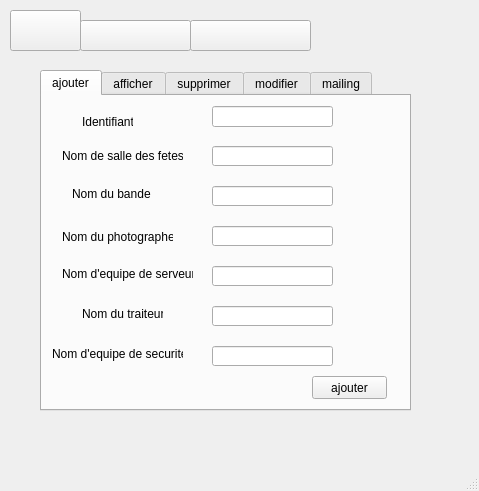
<?xml version="1.0" encoding="UTF-8"?>
<ui version="4.0">
 <class>MainWindow</class>
 <widget class="QMainWindow" name="MainWindow">
  <property name="geometry">
   <rect>
    <x>0</x>
    <y>0</y>
    <width>479</width>
    <height>491</height>
   </rect>
  </property>
  <property name="windowTitle">
   <string>MainWindow</string>
  </property>
  <widget class="QWidget" name="centralwidget">
   <widget class="QStackedWidget" name="stackedWidget">
    <property name="geometry">
     <rect>
      <x>10</x>
      <y>10</y>
      <width>441</width>
      <height>431</height>
     </rect>
    </property>
    <property name="styleSheet">
     <string notr="true">background-image: url(:/res/image/image5.png);</string>
    </property>
    <property name="currentIndex">
     <number>3</number>
    </property>
    <widget class="QWidget" name="page">
     <property name="styleSheet">
      <string notr="true">background-image: url(:/res/image/Capture.PNG);</string>
     </property>
     <widget class="QPushButton" name="pushButton_3">
      <property name="geometry">
       <rect>
        <x>120</x>
        <y>280</y>
        <width>191</width>
        <height>41</height>
       </rect>
      </property>
      <property name="styleSheet">
       <string notr="true">background-image: url(:/res/image/Capture1.PNG);
background-image: url(:/res/image/Capture1.PNG);
background-image: url(:/res/image/Capture1.PNG);</string>
      </property>
      <property name="text">
       <string/>
      </property>
     </widget>
     <widget class="QLineEdit" name="lineEdit_4">
      <property name="geometry">
       <rect>
        <x>120</x>
        <y>180</y>
        <width>191</width>
        <height>31</height>
       </rect>
      </property>
      <property name="styleSheet">
       <string notr="true">background-image: url(:/res/image/Capture5.png);</string>
      </property>
      <property name="text">
       <string/>
      </property>
     </widget>
     <widget class="QLineEdit" name="lineEdit_3">
      <property name="geometry">
       <rect>
        <x>120</x>
        <y>230</y>
        <width>191</width>
        <height>41</height>
       </rect>
      </property>
      <property name="styleSheet">
       <string notr="true">background-image: url(:/res/image/Capture5.png);</string>
      </property>
      <property name="inputMask">
       <string/>
      </property>
      <property name="text">
       <string/>
      </property>
     </widget>
    </widget>
    <widget class="QWidget" name="page_2">
     <property name="styleSheet">
      <string notr="true">background-image: url(:/res/image/Capture2.PNG);</string>
     </property>
     <widget class="QPushButton" name="pushButton_4">
      <property name="geometry">
       <rect>
        <x>0</x>
        <y>390</y>
        <width>181</width>
        <height>41</height>
       </rect>
      </property>
      <property name="styleSheet">
       <string notr="true">background-image: url(:/res/image/image 1.png);</string>
      </property>
      <property name="text">
       <string/>
      </property>
     </widget>
     <widget class="QPushButton" name="pushButton_5">
      <property name="geometry">
       <rect>
        <x>0</x>
        <y>0</y>
        <width>71</width>
        <height>41</height>
       </rect>
      </property>
      <property name="styleSheet">
       <string notr="true">background-image: url(:/res/image/image 2.png);</string>
      </property>
      <property name="text">
       <string/>
      </property>
     </widget>
     <widget class="QPushButton" name="pushButton_21">
      <property name="geometry">
       <rect>
        <x>70</x>
        <y>10</y>
        <width>141</width>
        <height>31</height>
       </rect>
      </property>
      <property name="styleSheet">
       <string notr="true">background-image: url(:/res/image/image 3.png);</string>
      </property>
      <property name="text">
       <string/>
      </property>
     </widget>
     <widget class="QPushButton" name="pushButton_20">
      <property name="geometry">
       <rect>
        <x>210</x>
        <y>10</y>
        <width>141</width>
        <height>31</height>
       </rect>
      </property>
      <property name="styleSheet">
       <string notr="true">background-image: url(:/res/image/image 4.png);</string>
      </property>
      <property name="text">
       <string/>
      </property>
     </widget>
    </widget>
    <widget class="QWidget" name="page_3">
     <property name="styleSheet">
      <string notr="true">background-image: url(:/res/image/image5.png);</string>
     </property>
     <widget class="QPushButton" name="pushButton_15">
      <property name="geometry">
       <rect>
        <x>0</x>
        <y>0</y>
        <width>71</width>
        <height>41</height>
       </rect>
      </property>
      <property name="styleSheet">
       <string notr="true">background-image: url(:/res/image/image 2.png);</string>
      </property>
      <property name="text">
       <string/>
      </property>
     </widget>
     <widget class="QTabWidget" name="tabWidget">
      <property name="geometry">
       <rect>
        <x>30</x>
        <y>50</y>
        <width>371</width>
        <height>341</height>
       </rect>
      </property>
      <property name="styleSheet">
       <string notr="true">background-image: url(:/res/image/image6.png);</string>
      </property>
      <property name="currentIndex">
       <number>0</number>
      </property>
      <widget class="QWidget" name="tab">
       <attribute name="title">
        <string>Ajouter</string>
       </attribute>
       <widget class="QLabel" name="label">
        <property name="geometry">
         <rect>
          <x>20</x>
          <y>20</y>
          <width>51</width>
          <height>31</height>
         </rect>
        </property>
        <property name="text">
         <string>Identifiant</string>
        </property>
       </widget>
       <widget class="QLineEdit" name="lineEdit_id">
        <property name="geometry">
         <rect>
          <x>100</x>
          <y>20</y>
          <width>113</width>
          <height>20</height>
         </rect>
        </property>
       </widget>
       <widget class="QLabel" name="label_2">
        <property name="geometry">
         <rect>
          <x>30</x>
          <y>50</y>
          <width>47</width>
          <height>14</height>
         </rect>
        </property>
        <property name="text">
         <string>nom</string>
        </property>
       </widget>
       <widget class="QLabel" name="label_3">
        <property name="geometry">
         <rect>
          <x>30</x>
          <y>80</y>
          <width>47</width>
          <height>14</height>
         </rect>
        </property>
        <property name="text">
         <string>prenom</string>
        </property>
       </widget>
       <widget class="QLineEdit" name="lineEdit_nom">
        <property name="geometry">
         <rect>
          <x>100</x>
          <y>50</y>
          <width>113</width>
          <height>20</height>
         </rect>
        </property>
       </widget>
       <widget class="QLineEdit" name="lineEdit_prenom">
        <property name="geometry">
         <rect>
          <x>100</x>
          <y>80</y>
          <width>113</width>
          <height>20</height>
         </rect>
        </property>
       </widget>
       <widget class="QPushButton" name="pushButton_ajouter">
        <property name="geometry">
         <rect>
          <x>270</x>
          <y>250</y>
          <width>75</width>
          <height>23</height>
         </rect>
        </property>
        <property name="text">
         <string>ajouter</string>
        </property>
       </widget>
       <widget class="QLabel" name="label_5">
        <property name="geometry">
         <rect>
          <x>10</x>
          <y>110</y>
          <width>81</width>
          <height>21</height>
         </rect>
        </property>
        <property name="text">
         <string>Types  de fetes</string>
        </property>
       </widget>
       <widget class="QLineEdit" name="lineEdit">
        <property name="geometry">
         <rect>
          <x>100</x>
          <y>110</y>
          <width>113</width>
          <height>20</height>
         </rect>
        </property>
       </widget>
       <widget class="QLabel" name="label_11">
        <property name="geometry">
         <rect>
          <x>0</x>
          <y>130</y>
          <width>101</width>
          <height>31</height>
         </rect>
        </property>
        <property name="text">
         <string>Date de reservation</string>
        </property>
       </widget>
       <widget class="QLineEdit" name="lineEdit_date">
        <property name="geometry">
         <rect>
          <x>100</x>
          <y>140</y>
          <width>113</width>
          <height>20</height>
         </rect>
        </property>
       </widget>
       <widget class="QLabel" name="label_19">
        <property name="geometry">
         <rect>
          <x>10</x>
          <y>170</y>
          <width>81</width>
          <height>16</height>
         </rect>
        </property>
        <property name="text">
         <string>Identifiant client</string>
        </property>
       </widget>
       <widget class="QLineEdit" name="lineEdit_id_client">
        <property name="geometry">
         <rect>
          <x>100</x>
          <y>170</y>
          <width>113</width>
          <height>20</height>
         </rect>
        </property>
       </widget>
      </widget>
      <widget class="QWidget" name="tab_2">
       <attribute name="title">
        <string>Afficher</string>
       </attribute>
       <widget class="QTableView" name="tableView">
        <property name="geometry">
         <rect>
          <x>20</x>
          <y>10</y>
          <width>321</width>
          <height>251</height>
         </rect>
        </property>
       </widget>
       <widget class="QPushButton" name="pushButton_26">
        <property name="geometry">
         <rect>
          <x>260</x>
          <y>280</y>
          <width>93</width>
          <height>28</height>
         </rect>
        </property>
        <property name="text">
         <string>Trier</string>
        </property>
       </widget>
       <widget class="QLineEdit" name="lineEdit_7">
        <property name="geometry">
         <rect>
          <x>130</x>
          <y>283</y>
          <width>113</width>
          <height>22</height>
         </rect>
        </property>
       </widget>
       <widget class="QPushButton" name="pushButton_25">
        <property name="geometry">
         <rect>
          <x>20</x>
          <y>280</y>
          <width>93</width>
          <height>28</height>
         </rect>
        </property>
        <property name="text">
         <string>Rechercher</string>
        </property>
       </widget>
      </widget>
      <widget class="QWidget" name="tab_3">
       <attribute name="title">
        <string>Supprimer</string>
       </attribute>
       <widget class="QLabel" name="label_4">
        <property name="geometry">
         <rect>
          <x>30</x>
          <y>50</y>
          <width>51</width>
          <height>31</height>
         </rect>
        </property>
        <property name="text">
         <string>Identifiant</string>
        </property>
       </widget>
       <widget class="QLineEdit" name="reference_sup_e">
        <property name="geometry">
         <rect>
          <x>110</x>
          <y>60</y>
          <width>113</width>
          <height>20</height>
         </rect>
        </property>
       </widget>
       <widget class="QPushButton" name="pushButton">
        <property name="geometry">
         <rect>
          <x>260</x>
          <y>140</y>
          <width>75</width>
          <height>23</height>
         </rect>
        </property>
        <property name="text">
         <string>supprimer</string>
        </property>
       </widget>
      </widget>
      <widget class="QWidget" name="tab_4">
       <attribute name="title">
        <string>Modifier</string>
       </attribute>
       <widget class="QLabel" name="label_6">
        <property name="geometry">
         <rect>
          <x>40</x>
          <y>20</y>
          <width>81</width>
          <height>31</height>
         </rect>
        </property>
        <property name="text">
         <string>identifiant</string>
        </property>
       </widget>
       <widget class="QLineEdit" name="lineEdit_2">
        <property name="geometry">
         <rect>
          <x>160</x>
          <y>30</y>
          <width>113</width>
          <height>20</height>
         </rect>
        </property>
       </widget>
       <widget class="QPushButton" name="pushButton_2">
        <property name="geometry">
         <rect>
          <x>274</x>
          <y>280</y>
          <width>81</width>
          <height>23</height>
         </rect>
        </property>
        <property name="text">
         <string>modifier</string>
        </property>
       </widget>
       <widget class="QLineEdit" name="lineEdit_5">
        <property name="geometry">
         <rect>
          <x>160</x>
          <y>120</y>
          <width>113</width>
          <height>20</height>
         </rect>
        </property>
       </widget>
       <widget class="QLabel" name="label_13">
        <property name="geometry">
         <rect>
          <x>50</x>
          <y>60</y>
          <width>47</width>
          <height>14</height>
         </rect>
        </property>
        <property name="text">
         <string>nom</string>
        </property>
       </widget>
       <widget class="QLineEdit" name="lineEdit_prenom_3">
        <property name="geometry">
         <rect>
          <x>160</x>
          <y>90</y>
          <width>113</width>
          <height>20</height>
         </rect>
        </property>
       </widget>
       <widget class="QLabel" name="label_14">
        <property name="geometry">
         <rect>
          <x>30</x>
          <y>120</y>
          <width>81</width>
          <height>21</height>
         </rect>
        </property>
        <property name="text">
         <string>Types  de fetes</string>
        </property>
       </widget>
       <widget class="QLineEdit" name="lineEdit_nom_3">
        <property name="geometry">
         <rect>
          <x>160</x>
          <y>60</y>
          <width>113</width>
          <height>20</height>
         </rect>
        </property>
       </widget>
       <widget class="QLabel" name="label_15">
        <property name="geometry">
         <rect>
          <x>40</x>
          <y>90</y>
          <width>47</width>
          <height>14</height>
         </rect>
        </property>
        <property name="text">
         <string>prenom</string>
        </property>
       </widget>
       <widget class="QLabel" name="label_12">
        <property name="geometry">
         <rect>
          <x>20</x>
          <y>140</y>
          <width>101</width>
          <height>31</height>
         </rect>
        </property>
        <property name="text">
         <string>Date de reservation</string>
        </property>
       </widget>
       <widget class="QLineEdit" name="lineEdit_6">
        <property name="geometry">
         <rect>
          <x>160</x>
          <y>150</y>
          <width>113</width>
          <height>20</height>
         </rect>
        </property>
       </widget>
       <widget class="QLineEdit" name="lineEdit_id_client_2">
        <property name="geometry">
         <rect>
          <x>160</x>
          <y>180</y>
          <width>113</width>
          <height>20</height>
         </rect>
        </property>
       </widget>
       <widget class="QLabel" name="label_20">
        <property name="geometry">
         <rect>
          <x>30</x>
          <y>180</y>
          <width>81</width>
          <height>16</height>
         </rect>
        </property>
        <property name="text">
         <string>Identifiant client</string>
        </property>
       </widget>
      </widget>
      <widget class="QWidget" name="tab_5">
       <attribute name="title">
        <string>stat</string>
       </attribute>
       <widget class="QPushButton" name="stat_push">
        <property name="geometry">
         <rect>
          <x>80</x>
          <y>110</y>
          <width>151</width>
          <height>41</height>
         </rect>
        </property>
        <property name="text">
         <string>stat</string>
        </property>
       </widget>
      </widget>
     </widget>
     <widget class="QPushButton" name="pushButton_16">
      <property name="geometry">
       <rect>
        <x>70</x>
        <y>10</y>
        <width>121</width>
        <height>31</height>
       </rect>
      </property>
      <property name="styleSheet">
       <string notr="true">background-image: url(:/res/image/image 3.png);</string>
      </property>
      <property name="text">
       <string/>
      </property>
     </widget>
     <widget class="QPushButton" name="pushButton_18">
      <property name="geometry">
       <rect>
        <x>190</x>
        <y>10</y>
        <width>121</width>
        <height>31</height>
       </rect>
      </property>
      <property name="styleSheet">
       <string notr="true">background-image: url(:/res/image/image 4.png);</string>
      </property>
      <property name="text">
       <string/>
      </property>
     </widget>
    </widget>
    <widget class="QWidget" name="page_4">
     <widget class="QTabWidget" name="tabWidget_3">
      <property name="geometry">
       <rect>
        <x>30</x>
        <y>60</y>
        <width>371</width>
        <height>341</height>
       </rect>
      </property>
      <property name="styleSheet">
       <string notr="true">background-image: url(:/res/image/image6.png);</string>
      </property>
      <property name="currentIndex">
       <number>0</number>
      </property>
      <widget class="QWidget" name="tab_7">
       <attribute name="title">
        <string>ajouter</string>
       </attribute>
       <widget class="QLabel" name="label_7">
        <property name="geometry">
         <rect>
          <x>20</x>
          <y>130</y>
          <width>111</width>
          <height>21</height>
         </rect>
        </property>
        <property name="text">
         <string>Nom du photographe </string>
        </property>
       </widget>
       <widget class="QLabel" name="label_8">
        <property name="geometry">
         <rect>
          <x>30</x>
          <y>90</y>
          <width>81</width>
          <height>16</height>
         </rect>
        </property>
        <property name="text">
         <string>Nom du bande</string>
        </property>
       </widget>
       <widget class="QLineEdit" name="lineEdit_id_2">
        <property name="geometry">
         <rect>
          <x>170</x>
          <y>10</y>
          <width>121</width>
          <height>21</height>
         </rect>
        </property>
       </widget>
       <widget class="QLabel" name="label_9">
        <property name="geometry">
         <rect>
          <x>20</x>
          <y>50</y>
          <width>121</width>
          <height>20</height>
         </rect>
        </property>
        <property name="text">
         <string>Nom de salle des fetes</string>
        </property>
       </widget>
       <widget class="QLabel" name="label_10">
        <property name="geometry">
         <rect>
          <x>40</x>
          <y>10</y>
          <width>51</width>
          <height>31</height>
         </rect>
        </property>
        <property name="text">
         <string>Identifiant</string>
        </property>
       </widget>
       <widget class="QLabel" name="label_16">
        <property name="geometry">
         <rect>
          <x>20</x>
          <y>170</y>
          <width>131</width>
          <height>16</height>
         </rect>
        </property>
        <property name="text">
         <string>Nom d'equipe de serveur</string>
        </property>
       </widget>
       <widget class="QLabel" name="label_17">
        <property name="geometry">
         <rect>
          <x>40</x>
          <y>210</y>
          <width>81</width>
          <height>16</height>
         </rect>
        </property>
        <property name="text">
         <string>Nom du traiteur</string>
        </property>
       </widget>
       <widget class="QLabel" name="label_18">
        <property name="geometry">
         <rect>
          <x>10</x>
          <y>250</y>
          <width>131</width>
          <height>16</height>
         </rect>
        </property>
        <property name="text">
         <string>Nom d'equipe de securiter</string>
        </property>
       </widget>
       <widget class="QPushButton" name="pushButton_ajouter_2">
        <property name="geometry">
         <rect>
          <x>270</x>
          <y>280</y>
          <width>75</width>
          <height>23</height>
         </rect>
        </property>
        <property name="text">
         <string>ajouter</string>
        </property>
       </widget>
       <widget class="QLineEdit" name="lineEdit_NF">
        <property name="geometry">
         <rect>
          <x>170</x>
          <y>50</y>
          <width>121</width>
          <height>20</height>
         </rect>
        </property>
       </widget>
       <widget class="QLineEdit" name="lineEdit_B">
        <property name="geometry">
         <rect>
          <x>170</x>
          <y>90</y>
          <width>121</width>
          <height>20</height>
         </rect>
        </property>
       </widget>
       <widget class="QLineEdit" name="lineEdit_ph">
        <property name="geometry">
         <rect>
          <x>170</x>
          <y>130</y>
          <width>121</width>
          <height>20</height>
         </rect>
        </property>
       </widget>
       <widget class="QLineEdit" name="lineEdit_ser">
        <property name="geometry">
         <rect>
          <x>170</x>
          <y>170</y>
          <width>121</width>
          <height>20</height>
         </rect>
        </property>
       </widget>
       <widget class="QLineEdit" name="lineEdit_nt">
        <property name="geometry">
         <rect>
          <x>170</x>
          <y>210</y>
          <width>121</width>
          <height>20</height>
         </rect>
        </property>
       </widget>
       <widget class="QLineEdit" name="lineEdit_secu">
        <property name="geometry">
         <rect>
          <x>170</x>
          <y>250</y>
          <width>121</width>
          <height>20</height>
         </rect>
        </property>
       </widget>
      </widget>
      <widget class="QWidget" name="tab_8">
       <attribute name="title">
        <string>afficher</string>
       </attribute>
       <widget class="QPushButton" name="pushButton_rechercheR">
        <property name="geometry">
         <rect>
          <x>20</x>
          <y>280</y>
          <width>93</width>
          <height>28</height>
         </rect>
        </property>
        <property name="text">
         <string>Rechercher</string>
        </property>
       </widget>
       <widget class="QLineEdit" name="lineEdit_R">
        <property name="geometry">
         <rect>
          <x>130</x>
          <y>283</y>
          <width>113</width>
          <height>22</height>
         </rect>
        </property>
       </widget>
       <widget class="QPushButton" name="pushButton_triR">
        <property name="geometry">
         <rect>
          <x>260</x>
          <y>280</y>
          <width>93</width>
          <height>28</height>
         </rect>
        </property>
        <property name="text">
         <string>Trier</string>
        </property>
       </widget>
       <widget class="QTableView" name="tableView_2">
        <property name="geometry">
         <rect>
          <x>40</x>
          <y>30</y>
          <width>281</width>
          <height>211</height>
         </rect>
        </property>
       </widget>
      </widget>
      <widget class="QWidget" name="tab_9">
       <attribute name="title">
        <string>supprimer</string>
       </attribute>
       <widget class="QPushButton" name="pushButton_supprimer">
        <property name="geometry">
         <rect>
          <x>200</x>
          <y>120</y>
          <width>131</width>
          <height>31</height>
         </rect>
        </property>
        <property name="text">
         <string>supprimer</string>
        </property>
       </widget>
       <widget class="QLineEdit" name="reference_sup_e_2">
        <property name="geometry">
         <rect>
          <x>110</x>
          <y>60</y>
          <width>141</width>
          <height>21</height>
         </rect>
        </property>
       </widget>
       <widget class="QLabel" name="label_24">
        <property name="geometry">
         <rect>
          <x>30</x>
          <y>50</y>
          <width>61</width>
          <height>31</height>
         </rect>
        </property>
        <property name="text">
         <string>Identifiant</string>
        </property>
       </widget>
      </widget>
      <widget class="QWidget" name="tab_10">
       <attribute name="title">
        <string>modifier</string>
       </attribute>
       <widget class="QLabel" name="label_28">
        <property name="geometry">
         <rect>
          <x>20</x>
          <y>50</y>
          <width>121</width>
          <height>20</height>
         </rect>
        </property>
        <property name="text">
         <string>Nom de salle des fetes</string>
        </property>
       </widget>
       <widget class="QLineEdit" name="lineEdit_B_3">
        <property name="geometry">
         <rect>
          <x>170</x>
          <y>90</y>
          <width>121</width>
          <height>20</height>
         </rect>
        </property>
       </widget>
       <widget class="QLabel" name="label_29">
        <property name="geometry">
         <rect>
          <x>20</x>
          <y>170</y>
          <width>131</width>
          <height>16</height>
         </rect>
        </property>
        <property name="text">
         <string>Nom d'equipe de serveur</string>
        </property>
       </widget>
       <widget class="QLabel" name="label_30">
        <property name="geometry">
         <rect>
          <x>40</x>
          <y>10</y>
          <width>51</width>
          <height>31</height>
         </rect>
        </property>
        <property name="text">
         <string>Identifiant</string>
        </property>
       </widget>
       <widget class="QLineEdit" name="lineEdit_nt_3">
        <property name="geometry">
         <rect>
          <x>170</x>
          <y>210</y>
          <width>121</width>
          <height>20</height>
         </rect>
        </property>
       </widget>
       <widget class="QLabel" name="label_31">
        <property name="geometry">
         <rect>
          <x>30</x>
          <y>90</y>
          <width>81</width>
          <height>16</height>
         </rect>
        </property>
        <property name="text">
         <string>Nom du bande</string>
        </property>
       </widget>
       <widget class="QLabel" name="label_32">
        <property name="geometry">
         <rect>
          <x>20</x>
          <y>130</y>
          <width>111</width>
          <height>21</height>
         </rect>
        </property>
        <property name="text">
         <string>Nom du photographe </string>
        </property>
       </widget>
       <widget class="QLineEdit" name="lineEdit_ph_3">
        <property name="geometry">
         <rect>
          <x>170</x>
          <y>130</y>
          <width>121</width>
          <height>20</height>
         </rect>
        </property>
       </widget>
       <widget class="QLabel" name="label_33">
        <property name="geometry">
         <rect>
          <x>40</x>
          <y>210</y>
          <width>81</width>
          <height>16</height>
         </rect>
        </property>
        <property name="text">
         <string>Nom du traiteur</string>
        </property>
       </widget>
       <widget class="QLineEdit" name="lineEdit_secu_3">
        <property name="geometry">
         <rect>
          <x>170</x>
          <y>250</y>
          <width>121</width>
          <height>20</height>
         </rect>
        </property>
       </widget>
       <widget class="QLineEdit" name="lineEdit_NF_3">
        <property name="geometry">
         <rect>
          <x>170</x>
          <y>50</y>
          <width>121</width>
          <height>20</height>
         </rect>
        </property>
       </widget>
       <widget class="QLineEdit" name="lineEdit_id_4">
        <property name="geometry">
         <rect>
          <x>170</x>
          <y>10</y>
          <width>121</width>
          <height>21</height>
         </rect>
        </property>
       </widget>
       <widget class="QLineEdit" name="lineEdit_ser_3">
        <property name="geometry">
         <rect>
          <x>170</x>
          <y>170</y>
          <width>121</width>
          <height>20</height>
         </rect>
        </property>
       </widget>
       <widget class="QLabel" name="label_34">
        <property name="geometry">
         <rect>
          <x>10</x>
          <y>250</y>
          <width>131</width>
          <height>16</height>
         </rect>
        </property>
        <property name="text">
         <string>Nom d'equipe de securiter</string>
        </property>
       </widget>
       <widget class="QPushButton" name="pushButton_modifierR">
        <property name="geometry">
         <rect>
          <x>270</x>
          <y>280</y>
          <width>81</width>
          <height>23</height>
         </rect>
        </property>
        <property name="text">
         <string>modifier</string>
        </property>
       </widget>
      </widget>
      <widget class="QWidget" name="tab_6">
       <attribute name="title">
        <string>mailing</string>
       </attribute>
       <widget class="QPushButton" name="browseBtn">
        <property name="geometry">
         <rect>
          <x>270</x>
          <y>160</y>
          <width>75</width>
          <height>24</height>
         </rect>
        </property>
        <property name="text">
         <string>Browse ...</string>
        </property>
       </widget>
       <widget class="QPushButton" name="sendBtn">
        <property name="geometry">
         <rect>
          <x>10</x>
          <y>230</y>
          <width>351</width>
          <height>23</height>
         </rect>
        </property>
        <property name="text">
         <string>Send</string>
        </property>
       </widget>
       <widget class="QLineEdit" name="mail_pass">
        <property name="geometry">
         <rect>
          <x>200</x>
          <y>30</y>
          <width>141</width>
          <height>20</height>
         </rect>
        </property>
        <property name="echoMode">
         <enum>QLineEdit::Password</enum>
        </property>
        <property name="placeholderText">
         <string>your mail password</string>
        </property>
       </widget>
       <widget class="QLineEdit" name="file">
        <property name="geometry">
         <rect>
          <x>10</x>
          <y>160</y>
          <width>241</width>
          <height>23</height>
         </rect>
        </property>
        <property name="placeholderText">
         <string>attachement here</string>
        </property>
       </widget>
       <widget class="QLineEdit" name="client_id">
        <property name="geometry">
         <rect>
          <x>10</x>
          <y>120</y>
          <width>331</width>
          <height>20</height>
         </rect>
        </property>
        <property name="placeholderText">
         <string>client id</string>
        </property>
       </widget>
       <widget class="QLineEdit" name="rcpt">
        <property name="geometry">
         <rect>
          <x>10</x>
          <y>80</y>
          <width>331</width>
          <height>21</height>
         </rect>
        </property>
        <property name="placeholderText">
         <string>recipient</string>
        </property>
       </widget>
      </widget>
     </widget>
     <widget class="QPushButton" name="pushButton_17">
      <property name="geometry">
       <rect>
        <x>0</x>
        <y>0</y>
        <width>71</width>
        <height>41</height>
       </rect>
      </property>
      <property name="styleSheet">
       <string notr="true">background-image: url(:/res/image/image 2.png);</string>
      </property>
      <property name="text">
       <string/>
      </property>
     </widget>
     <widget class="QPushButton" name="pushButton_19">
      <property name="geometry">
       <rect>
        <x>70</x>
        <y>10</y>
        <width>111</width>
        <height>31</height>
       </rect>
      </property>
      <property name="styleSheet">
       <string notr="true">background-image: url(:/res/image/image 3.png);</string>
      </property>
      <property name="text">
       <string/>
      </property>
     </widget>
     <widget class="QPushButton" name="pushButton_22">
      <property name="geometry">
       <rect>
        <x>180</x>
        <y>10</y>
        <width>121</width>
        <height>31</height>
       </rect>
      </property>
      <property name="styleSheet">
       <string notr="true">background-image: url(:/res/image/image 4.png);</string>
      </property>
      <property name="text">
       <string/>
      </property>
     </widget>
    </widget>
   </widget>
  </widget>
  <widget class="QMenuBar" name="menubar">
   <property name="geometry">
    <rect>
     <x>0</x>
     <y>0</y>
     <width>479</width>
     <height>22</height>
    </rect>
   </property>
  </widget>
  <widget class="QStatusBar" name="statusbar"/>
 </widget>
 <resources/>
 <connections/>
</ui>
